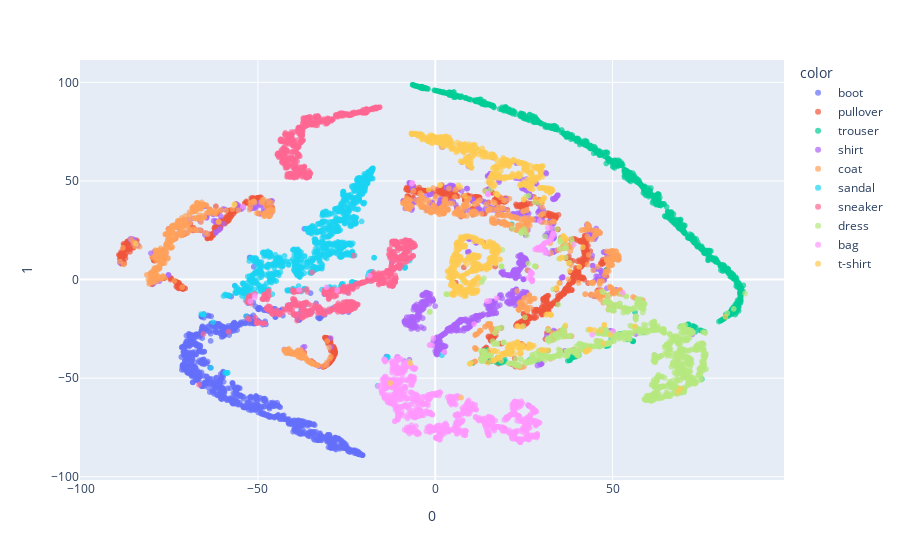
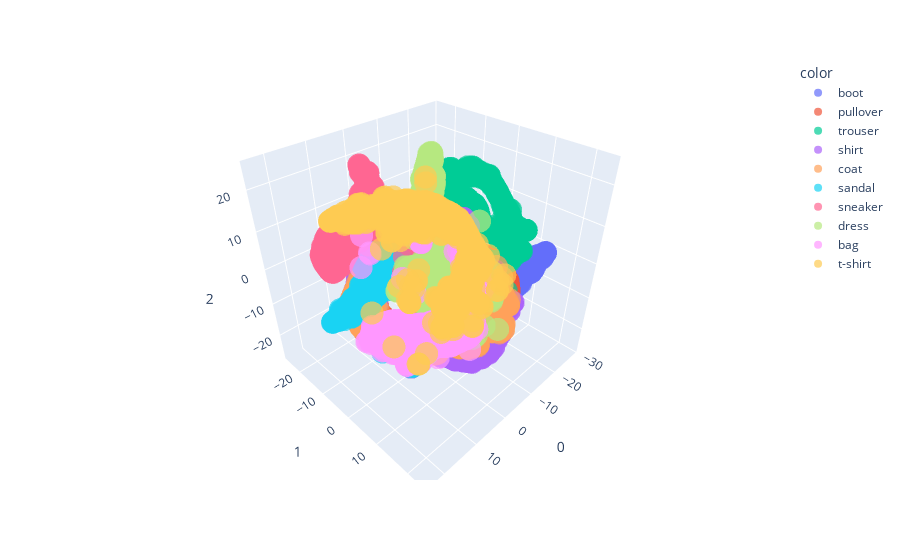

Source (notebook cell) for these figures, in order:
### Markdown cell above
## t-SNE

### Code cell
from sklearn.manifold import TSNE

tsne = TSNE(n_components=2)
encoded_samples_reduced_TSNE = tsne.fit_transform(encoded_samples)
fig3a = px.scatter(encoded_samples_reduced_TSNE, x=0, y =1, 
    color=[label_names[l] for l in encoded_samples.label.to_numpy()], opacity=0.7)
fig3a.show()

tsne3 = TSNE(n_components=3)
encoded_samples_reduced_TSNE3 = tsne3.fit_transform(encoded_samples)
fig3b = px.scatter_3d(encoded_samples_reduced_TSNE3, x=0, y=1, z=2,
    color=[label_names[l] for l in encoded_samples.label.to_numpy()], opacity=0.7)
fig3b.show()

### Figure 1 — Plotly figure (JSON) as saved in the notebook; plotly's stock layout.template omitted (floating-point values rounded to 4 significant figures; data arrays with more than 128 entries replaced by an {"elided": "..."} marker saying what was removed)
{"data": [{"hovertemplate": "color=boot<br>0=%{x}<br>1=%{y}<extra></extra>", "legendgroup": "boot", "marker": {"color": "#636efa", "opacity": 0.7, "symbol": "circle"}, "mode": "markers", "name": "boot", "showlegend": true, "type": "scattergl", "x": {"elided": "1000 float values"}, "xaxis": "x", "y": {"elided": "1000 float values"}, "yaxis": "y"}, {"hovertemplate": "color=pullover<br>0=%{x}<br>1=%{y}<extra></extra>", "legendgroup": "pullover", "marker": {"color": "#EF553B", "opacity": 0.7, "symbol": "circle"}, "mode": "markers", "name": "pullover", "showlegend": true, "type": "scattergl", "x": {"elided": "1000 float values"}, "xaxis": "x", "y": {"elided": "1000 float values"}, "yaxis": "y"}, {"hovertemplate": "color=trouser<br>0=%{x}<br>1=%{y}<extra></extra>", "legendgroup": "trouser", "marker": {"color": "#00cc96", "opacity": 0.7, "symbol": "circle"}, "mode": "markers", "name": "trouser", "showlegend": true, "type": "scattergl", "x": {"elided": "1000 float values"}, "xaxis": "x", "y": {"elided": "1000 float values"}, "yaxis": "y"}, {"hovertemplate": "color=shirt<br>0=%{x}<br>1=%{y}<extra></extra>", "legendgroup": "shirt", "marker": {"color": "#ab63fa", "opacity": 0.7, "symbol": "circle"}, "mode": "markers", "name": "shirt", "showlegend": true, "type": "scattergl", "x": {"elided": "1000 float values"}, "xaxis": "x", "y": {"elided": "1000 float values"}, "yaxis": "y"}, {"hovertemplate": "color=coat<br>0=%{x}<br>1=%{y}<extra></extra>", "legendgroup": "coat", "marker": {"color": "#FFA15A", "opacity": 0.7, "symbol": "circle"}, "mode": "markers", "name": "coat", "showlegend": true, "type": "scattergl", "x": {"elided": "1000 float values"}, "xaxis": "x", "y": {"elided": "1000 float values"}, "yaxis": "y"}, {"hovertemplate": "color=sandal<br>0=%{x}<br>1=%{y}<extra></extra>", "legendgroup": "sandal", "marker": {"color": "#19d3f3", "opacity": 0.7, "symbol": "circle"}, "mode": "markers", "name": "sandal", "showlegend": true, "type": "scattergl", "x": {"elided": "1000 float values"}, "xaxis": "x", "y": {"elided": "1000 float values"}, "yaxis": "y"}, {"hovertemplate": "color=sneaker<br>0=%{x}<br>1=%{y}<extra></extra>", "legendgroup": "sneaker", "marker": {"color": "#FF6692", "opacity": 0.7, "symbol": "circle"}, "mode": "markers", "name": "sneaker", "showlegend": true, "type": "scattergl", "x": {"elided": "1000 float values"}, "xaxis": "x", "y": {"elided": "1000 float values"}, "yaxis": "y"}, {"hovertemplate": "color=dress<br>0=%{x}<br>1=%{y}<extra></extra>", "legendgroup": "dress", "marker": {"color": "#B6E880", "opacity": 0.7, "symbol": "circle"}, "mode": "markers", "name": "dress", "showlegend": true, "type": "scattergl", "x": {"elided": "1000 float values"}, "xaxis": "x", "y": {"elided": "1000 float values"}, "yaxis": "y"}, {"hovertemplate": "color=bag<br>0=%{x}<br>1=%{y}<extra></extra>", "legendgroup": "bag", "marker": {"color": "#FF97FF", "opacity": 0.7, "symbol": "circle"}, "mode": "markers", "name": "bag", "showlegend": true, "type": "scattergl", "x": {"elided": "1000 float values"}, "xaxis": "x", "y": {"elided": "1000 float values"}, "yaxis": "y"}, {"hovertemplate": "color=t-shirt<br>0=%{x}<br>1=%{y}<extra></extra>", "legendgroup": "t-shirt", "marker": {"color": "#FECB52", "opacity": 0.7, "symbol": "circle"}, "mode": "markers", "name": "t-shirt", "showlegend": true, "type": "scattergl", "x": {"elided": "1000 float values"}, "xaxis": "x", "y": {"elided": "1000 float values"}, "yaxis": "y"}], "layout": {"legend": {"title": {"text": "color"}, "tracegroupgap": 0}, "margin": {"t": 60}, "xaxis": {"anchor": "y", "domain": [0, 1], "title": {"text": "0"}}, "yaxis": {"anchor": "x", "domain": [0, 1], "title": {"text": "1"}}}}

### Figure 2 — Plotly figure (JSON) as saved in the notebook; plotly's stock layout.template omitted (floating-point values rounded to 4 significant figures; data arrays with more than 128 entries replaced by an {"elided": "..."} marker saying what was removed)
{"data": [{"hovertemplate": "color=boot<br>0=%{x}<br>1=%{y}<br>2=%{z}<extra></extra>", "legendgroup": "boot", "marker": {"color": "#636efa", "opacity": 0.7, "symbol": "circle"}, "mode": "markers", "name": "boot", "scene": "scene", "showlegend": true, "type": "scatter3d", "x": {"elided": "1000 float values"}, "y": {"elided": "1000 float values"}, "z": {"elided": "1000 float values"}}, {"hovertemplate": "color=pullover<br>0=%{x}<br>1=%{y}<br>2=%{z}<extra></extra>", "legendgroup": "pullover", "marker": {"color": "#EF553B", "opacity": 0.7, "symbol": "circle"}, "mode": "markers", "name": "pullover", "scene": "scene", "showlegend": true, "type": "scatter3d", "x": {"elided": "1000 float values"}, "y": {"elided": "1000 float values"}, "z": {"elided": "1000 float values"}}, {"hovertemplate": "color=trouser<br>0=%{x}<br>1=%{y}<br>2=%{z}<extra></extra>", "legendgroup": "trouser", "marker": {"color": "#00cc96", "opacity": 0.7, "symbol": "circle"}, "mode": "markers", "name": "trouser", "scene": "scene", "showlegend": true, "type": "scatter3d", "x": {"elided": "1000 float values"}, "y": {"elided": "1000 float values"}, "z": {"elided": "1000 float values"}}, {"hovertemplate": "color=shirt<br>0=%{x}<br>1=%{y}<br>2=%{z}<extra></extra>", "legendgroup": "shirt", "marker": {"color": "#ab63fa", "opacity": 0.7, "symbol": "circle"}, "mode": "markers", "name": "shirt", "scene": "scene", "showlegend": true, "type": "scatter3d", "x": {"elided": "1000 float values"}, "y": {"elided": "1000 float values"}, "z": {"elided": "1000 float values"}}, {"hovertemplate": "color=coat<br>0=%{x}<br>1=%{y}<br>2=%{z}<extra></extra>", "legendgroup": "coat", "marker": {"color": "#FFA15A", "opacity": 0.7, "symbol": "circle"}, "mode": "markers", "name": "coat", "scene": "scene", "showlegend": true, "type": "scatter3d", "x": {"elided": "1000 float values"}, "y": {"elided": "1000 float values"}, "z": {"elided": "1000 float values"}}, {"hovertemplate": "color=sandal<br>0=%{x}<br>1=%{y}<br>2=%{z}<extra></extra>", "legendgroup": "sandal", "marker": {"color": "#19d3f3", "opacity": 0.7, "symbol": "circle"}, "mode": "markers", "name": "sandal", "scene": "scene", "showlegend": true, "type": "scatter3d", "x": {"elided": "1000 float values"}, "y": {"elided": "1000 float values"}, "z": {"elided": "1000 float values"}}, {"hovertemplate": "color=sneaker<br>0=%{x}<br>1=%{y}<br>2=%{z}<extra></extra>", "legendgroup": "sneaker", "marker": {"color": "#FF6692", "opacity": 0.7, "symbol": "circle"}, "mode": "markers", "name": "sneaker", "scene": "scene", "showlegend": true, "type": "scatter3d", "x": {"elided": "1000 float values"}, "y": {"elided": "1000 float values"}, "z": {"elided": "1000 float values"}}, {"hovertemplate": "color=dress<br>0=%{x}<br>1=%{y}<br>2=%{z}<extra></extra>", "legendgroup": "dress", "marker": {"color": "#B6E880", "opacity": 0.7, "symbol": "circle"}, "mode": "markers", "name": "dress", "scene": "scene", "showlegend": true, "type": "scatter3d", "x": {"elided": "1000 float values"}, "y": {"elided": "1000 float values"}, "z": {"elided": "1000 float values"}}, {"hovertemplate": "color=bag<br>0=%{x}<br>1=%{y}<br>2=%{z}<extra></extra>", "legendgroup": "bag", "marker": {"color": "#FF97FF", "opacity": 0.7, "symbol": "circle"}, "mode": "markers", "name": "bag", "scene": "scene", "showlegend": true, "type": "scatter3d", "x": {"elided": "1000 float values"}, "y": {"elided": "1000 float values"}, "z": {"elided": "1000 float values"}}, {"hovertemplate": "color=t-shirt<br>0=%{x}<br>1=%{y}<br>2=%{z}<extra></extra>", "legendgroup": "t-shirt", "marker": {"color": "#FECB52", "opacity": 0.7, "symbol": "circle"}, "mode": "markers", "name": "t-shirt", "scene": "scene", "showlegend": true, "type": "scatter3d", "x": {"elided": "1000 float values"}, "y": {"elided": "1000 float values"}, "z": {"elided": "1000 float values"}}], "layout": {"legend": {"title": {"text": "color"}, "tracegroupgap": 0}, "margin": {"t": 60}, "scene": {"domain": {"x": [0, 1], "y": [0, 1]}, "xaxis": {"title": {"text": "0"}}, "yaxis": {"title": {"text": "1"}}, "zaxis": {"title": {"text": "2"}}}}}
